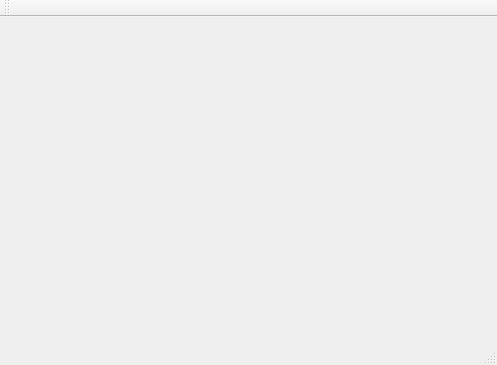
<?xml version="1.0" encoding="UTF-8"?>
<ui version="4.0">
 <class>MainWindow</class>
 <widget class="QMainWindow" name="MainWindow">
  <property name="geometry">
   <rect>
    <x>0</x>
    <y>0</y>
    <width>497</width>
    <height>365</height>
   </rect>
  </property>
  <property name="windowTitle">
   <string>MainWindow</string>
  </property>
  <widget class="QWidget" name="centralWidget"/>
  <widget class="QMenuBar" name="menuBar">
   <property name="geometry">
    <rect>
     <x>0</x>
     <y>0</y>
     <width>497</width>
     <height>23</height>
    </rect>
   </property>
  </widget>
  <widget class="QToolBar" name="mainToolBar">
   <attribute name="toolBarArea">
    <enum>TopToolBarArea</enum>
   </attribute>
   <attribute name="toolBarBreak">
    <bool>false</bool>
   </attribute>
  </widget>
  <widget class="QStatusBar" name="statusBar"/>
 </widget>
 <layoutdefault spacing="6" margin="11"/>
 <resources/>
 <connections/>
</ui>
